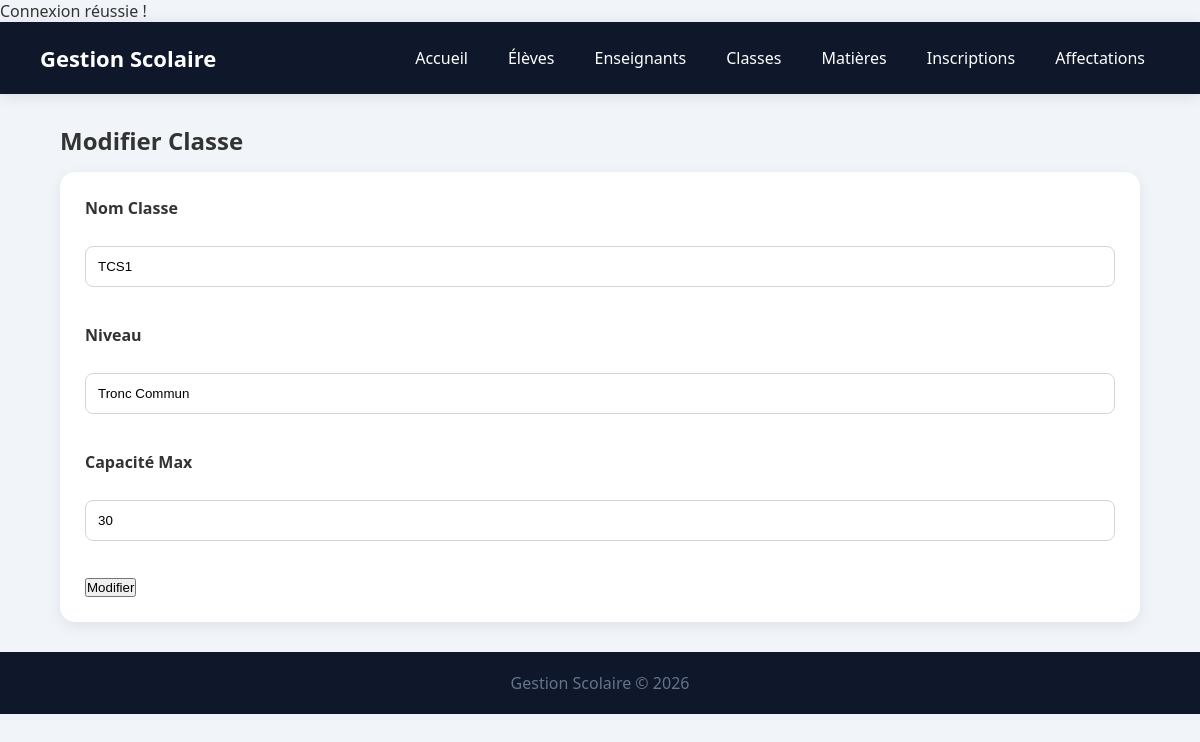
Screenshot of /classes/modifier.php?id=1 with the database file from the repository.
### tables this page shows
CREATE TABLE `classe` (
  `id_classe` int(11) NOT NULL,
  `nom_classe` varchar(50) DEFAULT NULL,
  `niveau` varchar(50) DEFAULT NULL,
  `capacite_max` varchar(50) DEFAULT NULL
);

### classes/modifier.php (the view, shortened to what this page needs)
<?php
require_once "../config.php";
$id = $_GET['id'];
$stmt = $pdo->prepare(
    "SELECT * FROM classe WHERE id_classe=?"
);
$stmt->execute([$id]);
$classe = $stmt->fetch(PDO::FETCH_ASSOC);
include "../includes/header.php";
include "../includes/navbar.php";
?>
<h2>Modifier Classe</h2>
<form method="POST">
<label>Nom Classe</label><br>
<input type="text"
       name="nom_classe"
       value="<?= htmlspecialchars($classe['nom_classe']) ?>"
       required><br><br>
<label>Niveau</label><br>
<input type="text"
       name="niveau"
       value="<?= htmlspecialchars($classe['niveau']) ?>"
       required><br><br>
<label>Capacité Max</label><br>
<input type="number"
       name="capacite_max"
       value="<?= htmlspecialchars($classe['capacite_max']) ?>"
       required><br><br>
<button type="submit" name="modifier">
Modifier
</button>
</form>
<?php include "../includes/footer.php"; ?>

### style.css (style rules this page uses)
* { margin:0; padding:0; box-sizing:border-box; }
body { font-family:'Segoe UI',sans-serif; background:#f1f5f9; color:#333; }
h2 { margin-bottom:15px; }
form { background:white; padding:25px; border-radius:15px; box-shadow:0 4px 15px rgba(0,0,0,.08); }
label { display:block; margin-bottom:5px; font-weight:600; }
input, select { width:100%; padding:12px; margin-bottom:15px; border:1px solid #d1d5db; border-radius:8px; }

### rows the page displays
classe: nom_classe "TCS1", niveau "Tronc Commun", capacite_max "30"
